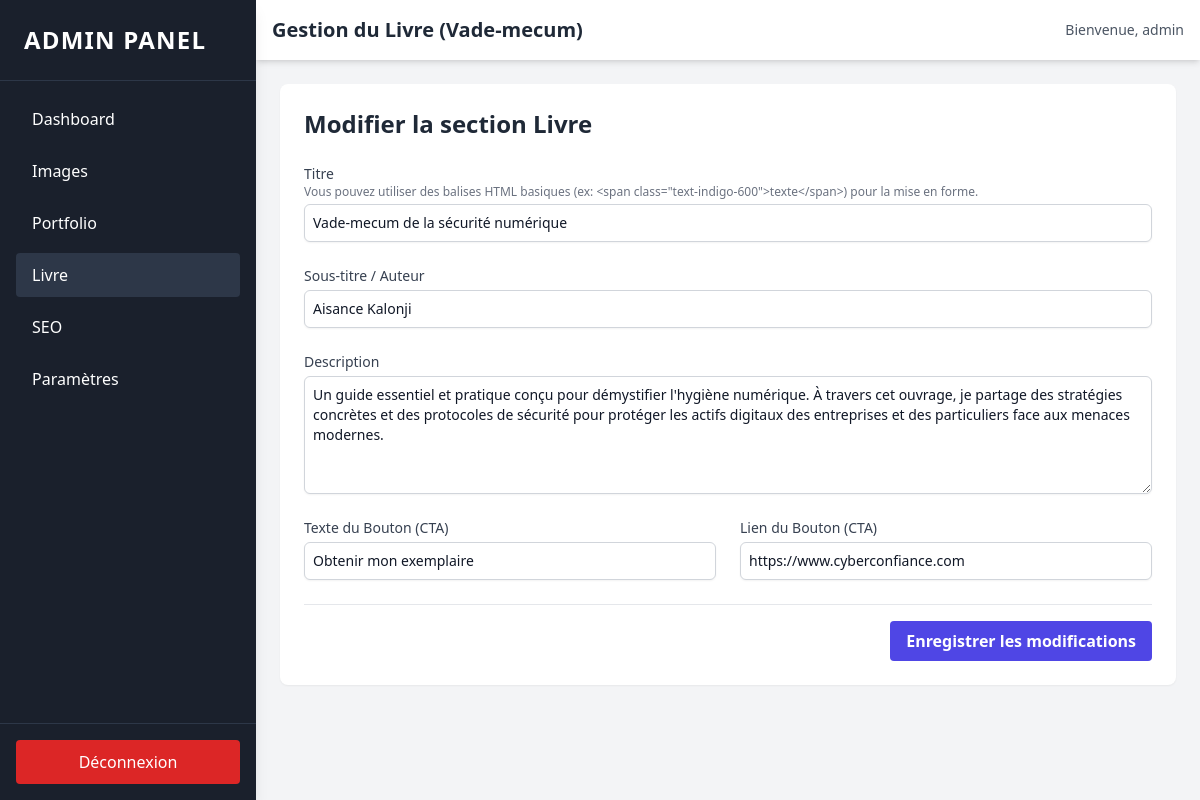
/admin/book (signed in), run on the app's committed database.
### models/admin_user.py (models this page shows, shortened)
class AdminUser(db.Model, UserMixin):
    __tablename__ = 'admin_users'
    id = db.Column(db.Integer, primary_key=True)
    username = db.Column(db.String(80), unique=True, nullable=False)
    password_hash = db.Column(db.String(255), nullable=False)

### models/book.py (models this page shows, shortened)
class BookSection(db.Model):
    __tablename__ = 'book_sections'
    id = db.Column(db.Integer, primary_key=True)
    title = db.Column(db.String(255), nullable=True)
    subtitle = db.Column(db.String(255), nullable=True)
    description = db.Column(db.Text, nullable=True)
    cta_link = db.Column(db.String(500), nullable=True)
    cta_text = db.Column(db.String(255), nullable=True)
    image_url = db.Column(db.String(500), nullable=True)

### routes/admin_routes.py (the view, shortened to what this page needs)
@admin_bp.route('/book', methods=['GET', 'POST'])
@login_required
def book():
    book_section = BookSection.query.first()
    if not book_section:
        book_section = BookSection()
        db.session.add(book_section)
        db.session.commit()
    return render_template('admin/book.html', book=book_section)

### templates/admin/book.html
{% extends "admin/base.html" %}
{% block header_title %}Gestion du Livre (Vade-mecum){% endblock %}
{% block content %}
<div class="bg-white rounded-lg shadow-sm p-6 max-w-4xl mx-auto">
    <h2 class="text-2xl font-bold text-gray-800 mb-6">Modifier la section Livre</h2>
    <form method="POST" action="{{ url_for('admin.book') }}" class="space-y-6">
        <div>
            <label for="title" class="block text-sm font-medium text-gray-700">Titre</label>
            <p class="text-xs text-gray-500 mb-1">Vous pouvez utiliser des balises HTML basiques (ex: &lt;span class="text-indigo-600"&gt;texte&lt;/span&gt;) pour la mise en forme.</p>
            <input type="text" name="title" id="title" value="{{ book.title or '' }}" class="mt-1 block w-full rounded-md border-gray-300 shadow-sm focus:border-indigo-500 focus:ring-indigo-500 sm:text-sm p-2 border">
        </div>
        <div>
            <label for="subtitle" class="block text-sm font-medium text-gray-700">Sous-titre / Auteur</label>
            <input type="text" name="subtitle" id="subtitle" value="{{ book.subtitle or '' }}" class="mt-1 block w-full rounded-md border-gray-300 shadow-sm focus:border-indigo-500 focus:ring-indigo-500 sm:text-sm p-2 border">
        </div>
        <div>
            <label for="description" class="block text-sm font-medium text-gray-700">Description</label>
            <textarea name="description" id="description" rows="5" class="mt-1 block w-full rounded-md border-gray-300 shadow-sm focus:border-indigo-500 focus:ring-indigo-500 sm:text-sm p-2 border">{{ book.description or '' }}</textarea>
        </div>
        <div class="grid grid-cols-1 md:grid-cols-2 gap-6">
            <div>
                <label for="cta_text" class="block text-sm font-medium text-gray-700">Texte du Bouton (CTA)</label>
                <input type="text" name="cta_text" id="cta_text" value="{{ book.cta_text or '' }}" class="mt-1 block w-full rounded-md border-gray-300 shadow-sm focus:border-indigo-500 focus:ring-indigo-500 sm:text-sm p-2 border">
            </div>
            <div>
                <label for="cta_link" class="block text-sm font-medium text-gray-700">Lien du Bouton (CTA)</label>
                <input type="text" name="cta_link" id="cta_link" value="{{ book.cta_link or '' }}" class="mt-1 block w-full rounded-md border-gray-300 shadow-sm focus:border-indigo-500 focus:ring-indigo-500 sm:text-sm p-2 border">
            </div>
        </div>
        <div class="pt-4 border-t border-gray-200 flex justify-end">
            <button type="submit" class="bg-indigo-600 hover:bg-indigo-700 text-white font-bold py-2 px-4 rounded focus:outline-none focus:shadow-outline transition duration-150 ease-in-out">
                Enregistrer les modifications
            </button>
        </div>
    </form>
</div>
{% endblock %}

### templates/admin/base.html (shortened to what this page needs)
<!DOCTYPE html>
<html lang="fr">
<head>
    <script src="https://cdn.tailwindcss.com"></script>
</head>
<body class="bg-gray-100 font-sans leading-normal tracking-normal text-gray-900 h-screen flex overflow-hidden">
    <aside class="w-64 bg-primary text-white flex flex-col h-full shadow-lg z-20 transition-transform duration-300 transform -translate-x-full md:translate-x-0 fixed md:relative" id="sidebar">
        <div class="p-6 border-b border-secondary flex justify-between items-center">
            <h1 class="text-2xl font-semibold uppercase tracking-wider">Admin Panel</h1>
        </div>
        <nav class="flex-grow p-4 space-y-2 overflow-y-auto">
            <a href="{{ url_for('admin.dashboard') }}" class="block py-2.5 px-4 rounded transition duration-200 hover:bg-secondary hover:text-white {% if request.endpoint == 'admin.dashboard' %}bg-secondary text-white{% endif %}">
                Dashboard
            </a>
            <a href="{{ url_for('admin.images') }}" class="block py-2.5 px-4 rounded transition duration-200 hover:bg-secondary hover:text-white {% if request.endpoint == 'admin.images' %}bg-secondary text-white{% endif %}">
                Images
            </a>
            <a href="{{ url_for('admin.portfolio') }}" class="block py-2.5 px-4 rounded transition duration-200 hover:bg-secondary hover:text-white ">
                Portfolio
            </a>
            <a href="{{ url_for('admin.book') }}" class="block py-2.5 px-4 rounded transition duration-200 hover:bg-secondary hover:text-white {% if request.endpoint == 'admin.book' %}bg-secondary text-white{% endif %}">
                Livre
            </a>
            <a href="{{ url_for('admin.seo') }}" class="block py-2.5 px-4 rounded transition duration-200 hover:bg-secondary hover:text-white {% if request.endpoint == 'admin.seo' %}bg-secondary text-white{% endif %}">
                SEO
            </a>
            <a href="{{ url_for('admin.settings') }}" class="block py-2.5 px-4 rounded transition duration-200 hover:bg-secondary hover:text-white {% if request.endpoint == 'admin.settings' %}bg-secondary text-white{% endif %}">
                Paramètres
            </a>
        </nav>
        <div class="p-4 border-t border-secondary">
            <a href="{{ url_for('admin.logout') }}" class="block py-2.5 px-4 rounded bg-red-600 hover:bg-red-700 text-center transition duration-200">
                Déconnexion
            </a>
        </div>
    </aside>
    <div class="flex-1 flex flex-col h-full relative w-full">
        <header class="bg-white shadow-md p-4 flex justify-between items-center z-10">
            <div class="flex items-center">
                <div class="text-xl font-semibold text-gray-800">
                    {% block header_title %}Dashboard{% endblock %}
                </div>
            </div>
            <div class="flex items-center space-x-4">
                {% if current_user.is_authenticated %}
                <span class="text-sm text-gray-600">Bienvenue, {{ current_user.username }}</span>
                {% endif %}
            </div>
        </header>
        <main class="flex-1 p-6 overflow-x-hidden overflow-y-auto bg-gray-100">
            {% block content %}{% endblock %}
        </main>
    </div>
</body>
</html>

### data on the page
AdminUser: username "admin"
BookSection: title "Vade-mecum de la sécurité numérique", subtitle "Aisance Kalonji", description "Un guide essentiel et pratique conçu pour démystifier l'hygiène numérique. À travers cet ouvrage, je partage des stratégies concrètes et des protocoles de sécurité pour protéger les actifs digitaux des entreprises et des particuliers face aux menaces modernes.", cta_text "Obtenir mon exemplaire", cta_link "https://www.cyberconfiance.com"
